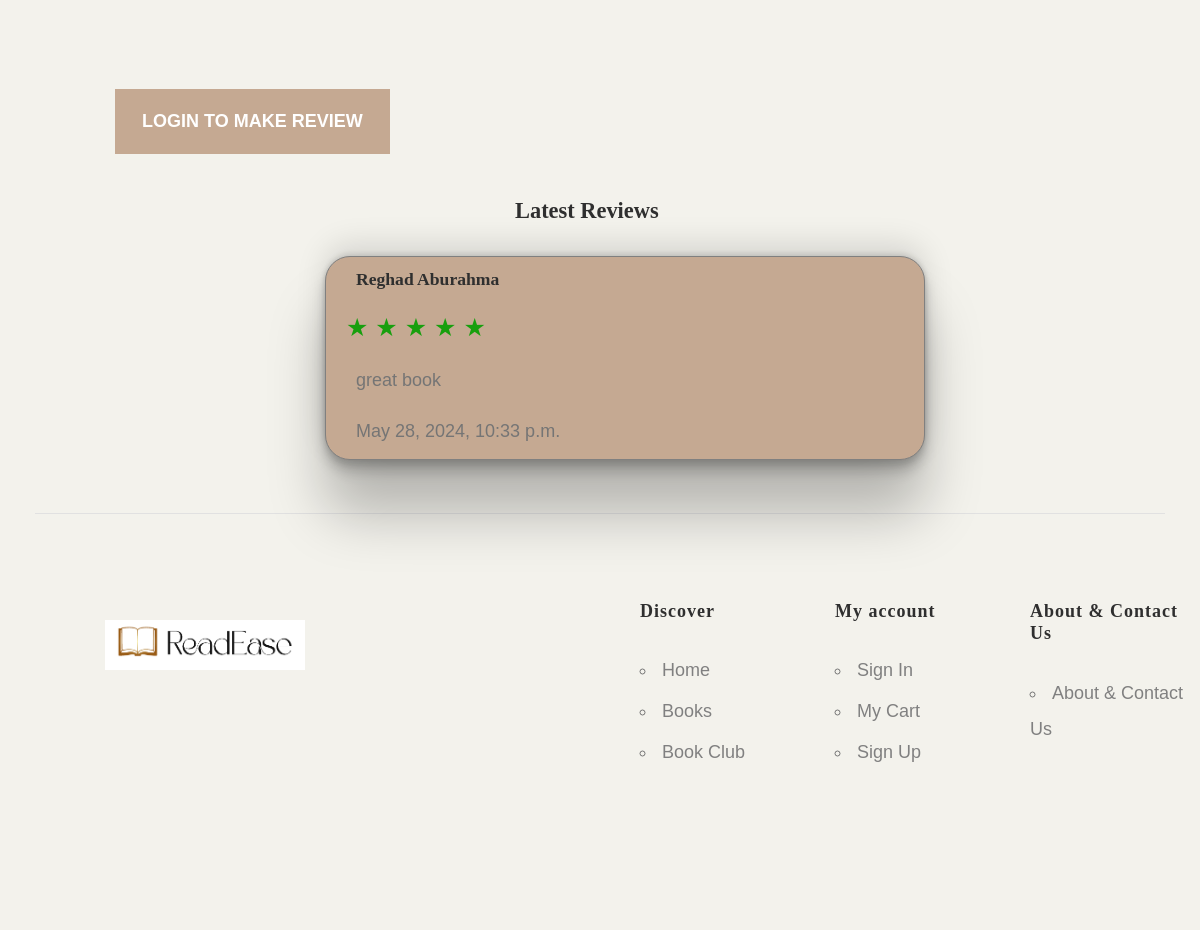
Before: /book/3 (lower part) with the older database file.
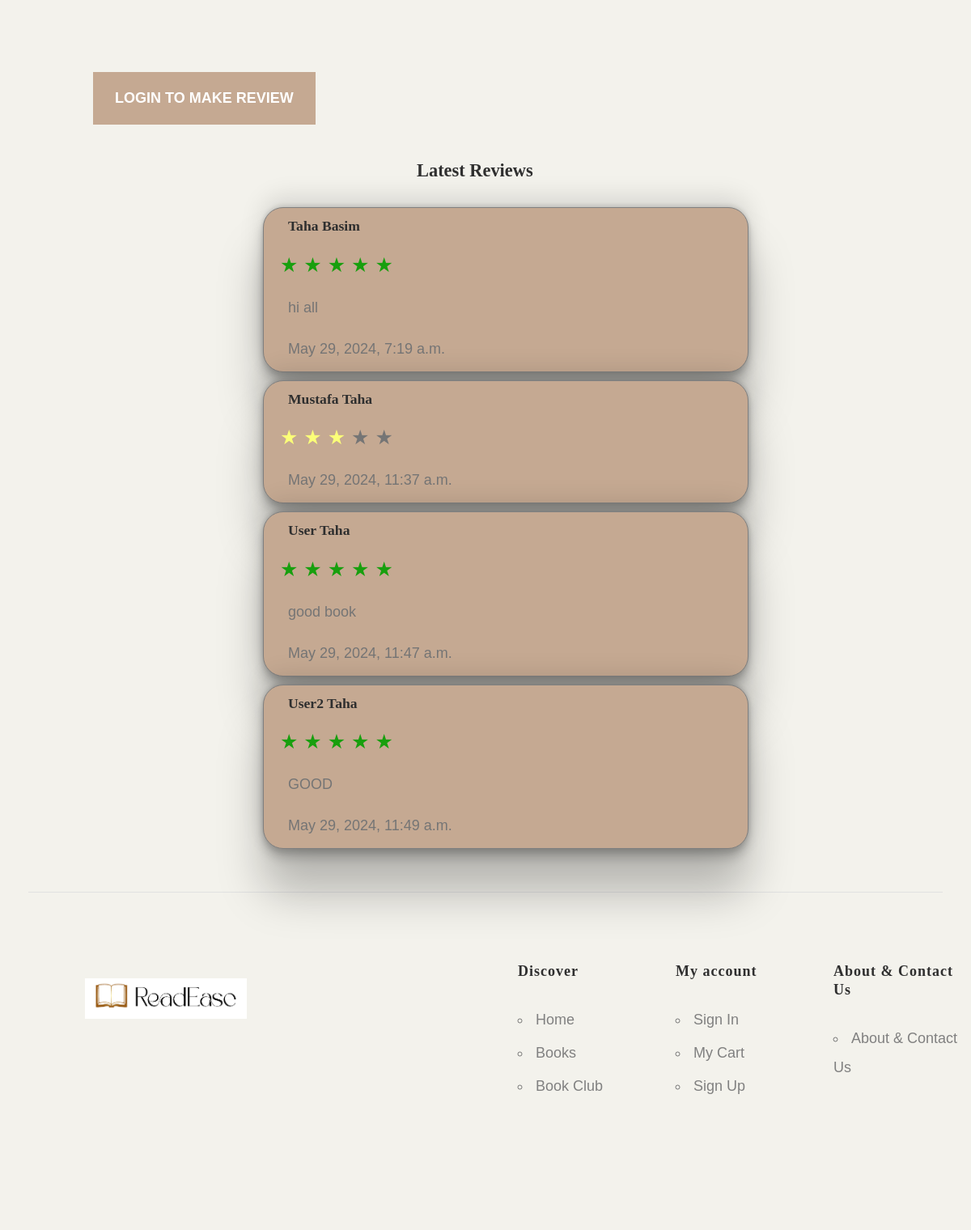
After: the same page with the newer database file.
### store_app/models.py (models this page shows)
class Review (models.Model):
    user = models.ForeignKey(User,related_name='reviews', on_delete=models.CASCADE)
    book = models.ForeignKey(Book,related_name='reviews', on_delete=models.CASCADE)
    review_level = models.IntegerField()
    message = models.TextField(null=True)
    created_at = models.DateTimeField(auto_now_add=True)
    updated_at = models.DateTimeField(auto_now=True)
    objects = ReviewManger()

class User(models.Model):
    first_name = models.CharField(max_length=45)
    last_name = models.CharField(max_length=45)
    email = models.CharField(max_length=128)
    password = models.CharField(max_length=64)
    birthday = models.DateField(null=True)
    gender = models.CharField(max_length=7)
    phone = models.CharField(max_length=30,default='')
    address = models.CharField(max_length=255,default='')
    created_at = models.DateTimeField(auto_now_add=True)
    updated_at = models.DateTimeField(auto_now=True)
    objects = UserManager()

### store_app/views.py (the view, shortened to what this page needs)
# urls.py: path('book/<int:bookID>',views.show_book),
def show_book(request,bookID):
    book = Book.objects.get(id=bookID)
    if not 'orderID' in  request.session :
        order = ''
    else:
        order = Order.objects.get(id=int(request.session['orderID']))
    if not 'userID' in request.session :
        data = {
            'book': book,
            'reviews': book.reviews.all(),
            'order':order ,
            'total':get_total_order(order)
            }
    return render (request, 'book_details.html', data)

### store_app/views.py (called while the page is built)
def get_total_order(order):
    total = 0
    if(order == ''):
        return 0
    for book in order.books.all():
        total = total + book.price
    return math.floor(total * 100)/100.0

### store_app/templates/book_details.html (shortened to what the changed rows need)
<!DOCTYPE html>
<html lang="en">
<head>
    {%load static%}
    <link rel="stylesheet" type="text/css" href="{%static 'css/normalize.css' %}">
    <link rel="stylesheet" type="text/css" href="{%static '/css/vendor.css'%}">
    <link rel="stylesheet" type="text/css" href="{%static 'css/style1.css'%}">
    <link rel="stylesheet" type="text/css" href="{%static 'css/star.css'%}">
    <link rel="stylesheet" href="https://cdnjs.cloudflare.com/ajax/libs/font-awesome/5.15.3/css/all.min.css"
 />
        <link rel="stylesheet" href="https://cdnjs.cloudflare.com/ajax/libs/font-awesome/6.5.2/css/all.min.css">
    </head>
    <body>
        <div id="header-wrap">
    <section id="billboard">
        <div class="container">
            <div class="row">
                <div class="col-md-12">
                    <div class="main-slider pattern-overlay">
                        <section class="mt-5" id="review-section">
                            <div id="reviews-container">
                                {% for review in reviews%}
                                <div style="width: 600px; margin-left: 200px;" class="row review_row">
                                    <div class="col-md-12 mt-5 reviews review_card">
                                        <h4 class="user_review"> {{review.user.first_name}} {{review.user.last_name}}
                                        </h4>
                                        <div class=" myshow" value="{{review.review_level}}">
                                            <span class="show_star ">★
                                            </span>
                                            <span class="show_star">★
                                            </span>
                                            <span class="show_star">★
                                            </span>
                                            <span class="show_star">★
                                            </span>
                                            <span class="show_star">★
                                            </span>
                                        </div>
                                        <div class="form-group">
                                            <p class="user_review">{{review.message}}</p>
                                            <p class="user_review">{{review.updated_at}}</p>
                                        </div>
                                    </div>
                                </div>
                                {% endfor %}
                            </div>
                        </section>
                    </div>
</body>
</html>

Changed rows visible on the page:
removed Review: user.first_name "Reghad", user.last_name "Aburahma", {{ review.review_level }} 5 (drawn), message "great book", updated_at "May 28, 2024, 10:33 p.m."
added Review: user.first_name "Taha", user.last_name "Basim", {{ review.review_level }} 5 (drawn), message "hi all", updated_at "May 29, 2024, 7:19 a.m."
now on this page (row edited): Review: user.first_name "Mustafa", user.last_name "Taha", {{ review.review_level }} 3 (drawn), updated_at "May 29, 2024, 11:37 a.m.", review_level 3 (drawn)
now on this page (row edited): Review: user.first_name "User", user.last_name "Taha", {{ review.review_level }} 5 (drawn), message "good book", updated_at "May 29, 2024, 11:47 a.m."
now on this page (row edited): Review: user.first_name "User2", user.last_name "Taha", {{ review.review_level }} 5 (drawn), message "GOOD", updated_at "May 29, 2024, 11:49 a.m."
